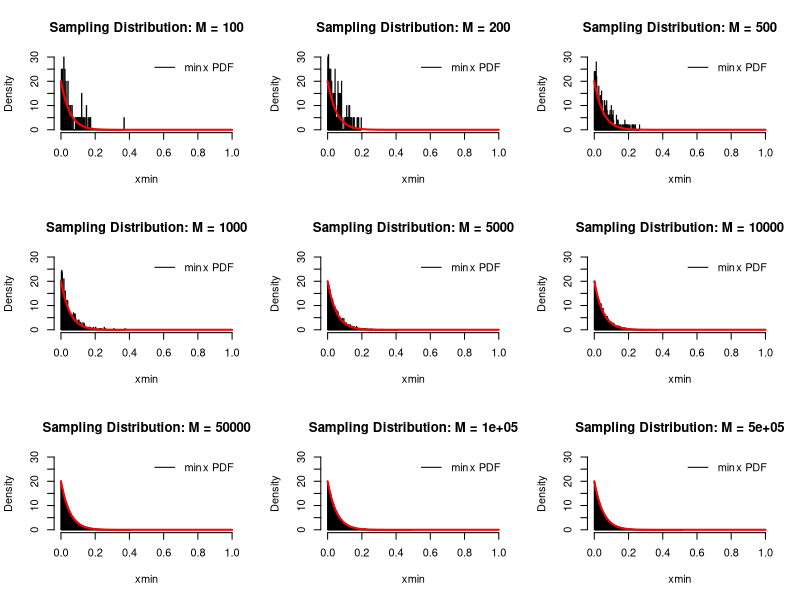

This chart was generated by the following R code:
# Ideal Sampling Framework: 
# Example: Minimum of a Uniform Distribution
set.seed(100)
n = 20 # Size of a single sample  
M = c(100,200,500,1000,5000,10000,50000,100000,500000) # Number of samples of size n to be drawn

xseq = seq(0,1,length=200)
quartz(width=12,height=8)
par(mfrow=c(3,3))

pdf.min = function(x) {    # pdf function for the minimum
  n*(1-x)^(n-1)
}


for(j in 1:9){
  X = replicate(M[j], runif(n,0,1)) # rnorm generates draws from a Uniform distribution
  xmin = apply(X, 2, min)
  hist(xmin, breaks=200,freq=F, xlim=c(0,1), ylim=c(0,30),
       main=paste("Sampling Distribution: M =",M[j]))
  # lines(xseq, dexp(xseq, rate=500))
  curve(pdf.min,0, 1, col="red", lwd=2, add=T)
  legend("topright",expression(min(x)*" PDF"),lty=1,bty="n")
}
